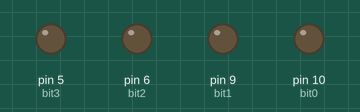
The sketch below on a simulated Arduino Uno, built with avr-gcc and run on an emulated ATmega328P. Parts: output pins drawn as LEDs (lit = HIGH).

Above: at 0.2 s.
At 1.2 s:
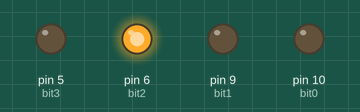
At 2.2 s:
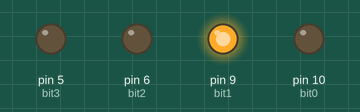
At 4.7 s:
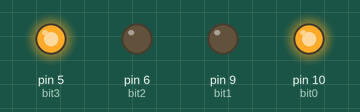
At 7.2 s:
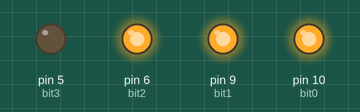
At 9.7 s:
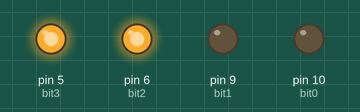
Timing chart, 0 to 10.4 s (numbered marks = the images above):
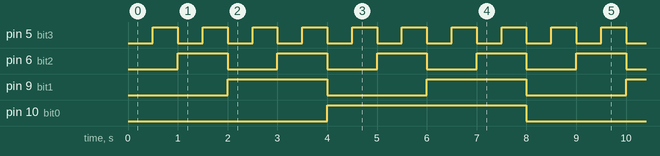

The sketch:

Class_5_Making_A_Four_bit_Binary_Counter.ino
```cpp
int bit0 = 10;
int bit1 = 9;
int bit2 = 6;
int bit3 = 5;
int delayTime = 500;

void setup() {
  // put your setup code here, to run once:
  pinMode(bit0,OUTPUT);
  pinMode(bit1,OUTPUT);
  pinMode(bit2,OUTPUT);
  pinMode(bit3,OUTPUT);

}

void loop() {
  // put your main code here, to run repeatedly:

  digitalWrite(bit0,LOW);
  digitalWrite(bit1,LOW);
  digitalWrite(bit2,LOW);
  digitalWrite(bit3,LOW);
  delay(delayTime);
  digitalWrite(bit0,LOW);
  digitalWrite(bit1,LOW);
  digitalWrite(bit2,LOW);
  digitalWrite(bit3,HIGH);
  delay(delayTime);
  digitalWrite(bit0,LOW);
  digitalWrite(bit1,LOW);
  digitalWrite(bit2,HIGH);
  digitalWrite(bit3,LOW);
  delay(delayTime);
  digitalWrite(bit0,LOW);
  digitalWrite(bit1,LOW);
  digitalWrite(bit2,HIGH);
  digitalWrite(bit3,HIGH);
  delay(delayTime);
  digitalWrite(bit0,LOW);
  digitalWrite(bit1,HIGH);
  digitalWrite(bit2,LOW);
  digitalWrite(bit3,LOW);
  delay(delayTime);
  digitalWrite(bit0,LOW);
  digitalWrite(bit1,HIGH);
  digitalWrite(bit2,LOW);
  digitalWrite(bit3,HIGH);
  delay(delayTime);
  digitalWrite(bit0,LOW);
  digitalWrite(bit1,HIGH);
  digitalWrite(bit2,HIGH);
  digitalWrite(bit3,LOW);
  delay(delayTime);
  digitalWrite(bit0,LOW);
  digitalWrite(bit1,HIGH);
  digitalWrite(bit2,HIGH);
  digitalWrite(bit3,HIGH);
  delay(delayTime);

  digitalWrite(bit0,HIGH);
  digitalWrite(bit1,LOW);
  digitalWrite(bit2,LOW);
  digitalWrite(bit3,LOW);
  delay(delayTime);
  digitalWrite(bit0,HIGH);
  digitalWrite(bit1,LOW);
  digitalWrite(bit2,LOW);
  digitalWrite(bit3,HIGH);
  delay(delayTime);
  digitalWrite(bit0,HIGH);
  digitalWrite(bit1,LOW);
  digitalWrite(bit2,HIGH);
  digitalWrite(bit3,LOW);
  delay(delayTime);
  digitalWrite(bit0,HIGH);
  digitalWrite(bit1,LOW);
  digitalWrite(bit2,HIGH);
  digitalWrite(bit3,HIGH);
  delay(delayTime);
  digitalWrite(bit0,HIGH);
  digitalWrite(bit1,HIGH);
  digitalWrite(bit2,LOW);
  digitalWrite(bit3,LOW);
  delay(delayTime);
  digitalWrite(bit0,HIGH);
  digitalWrite(bit1,HIGH);
  digitalWrite(bit2,LOW);
  digitalWrite(bit3,HIGH);
  delay(delayTime);
  digitalWrite(bit0,HIGH);
  digitalWrite(bit1,HIGH);
  digitalWrite(bit2,HIGH);
  digitalWrite(bit3,LOW);
  delay(delayTime);
  digitalWrite(bit0,HIGH);
  digitalWrite(bit1,HIGH);
  digitalWrite(bit2,HIGH);
  digitalWrite(bit3,HIGH);
  delay(delayTime);


}
```

Measured:
- by itself, pin 5 (bit3): alternates HIGH for 0.50 s and LOW for 0.50 s
- by itself, pin 6 (bit2): alternates HIGH for 1.0 s and LOW for 1.0 s
- by itself, pin 9 (bit1): alternates HIGH for 2.0 s and LOW for 2.0 s
- by itself, pin 10 (bit0): alternates HIGH for 4.0 s and LOW for 4.0 s
